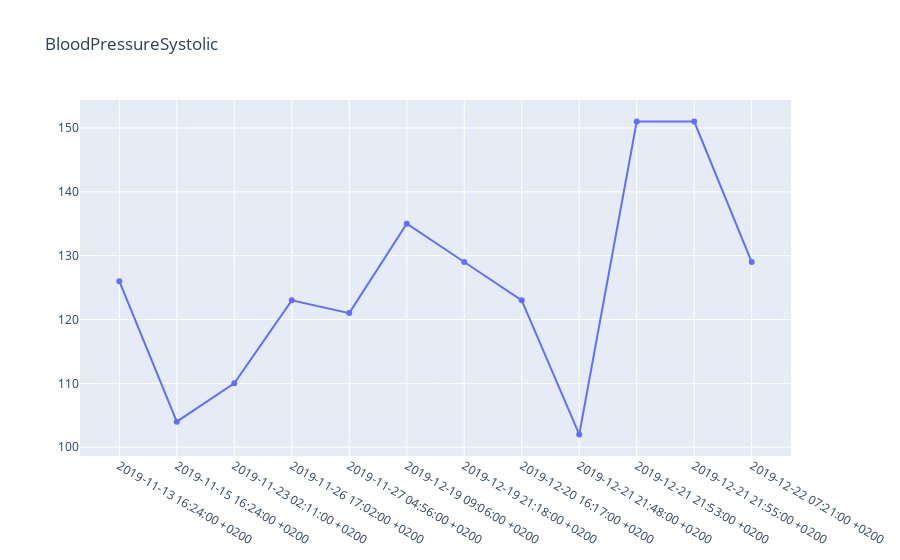

Notebook source saved alongside this figure:
### Code cell
from plotly.offline import plot

import plotly.graph_objects as go
fig = go.Figure(
    data=[go.Scatter(x=BloodPressureSystolic['date'],y=BloodPressureSystolic['value'])],
    layout_title_text="BloodPressureSystolic"
)
fig.show()

### Figure 1 — Plotly figure (JSON) as saved in the notebook; plotly's stock layout.template omitted (floating-point values rounded to 4 significant figures)
{"data": [{"type": "scatter", "x": ["2019-11-13 16:24:00 +0200", "2019-11-15 16:24:00 +0200", "2019-11-23 02:11:00 +0200", "2019-11-26 17:02:00 +0200", "2019-11-27 04:56:00 +0200", "2019-12-19 09:06:00 +0200", "2019-12-19 21:18:00 +0200", "2019-12-20 16:17:00 +0200", "2019-12-21 21:48:00 +0200", "2019-12-21 21:53:00 +0200", "2019-12-21 21:55:00 +0200", "2019-12-22 07:21:00 +0200"], "y": ["126", "104", "110", "123", "121", "135", "129", "123", "102", "151", "151", "129"]}], "layout": {"title": {"text": "BloodPressureSystolic"}}}
